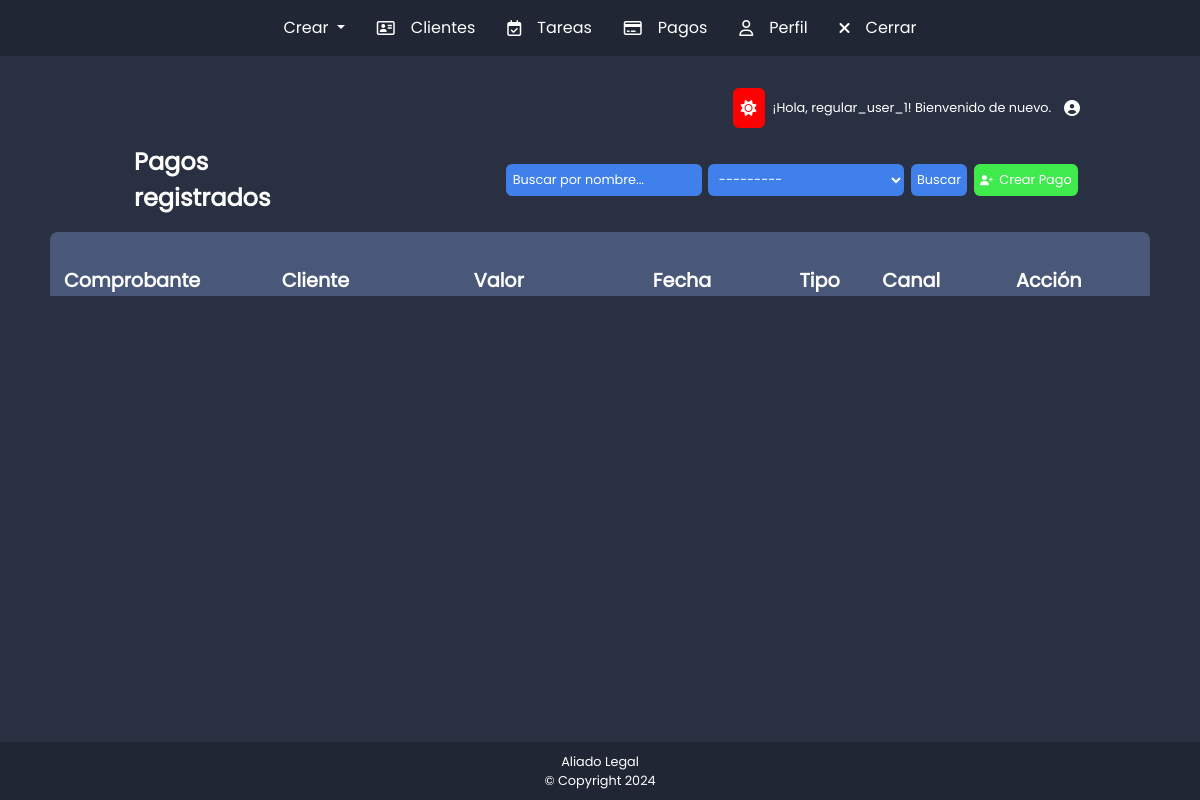
Before: /pagos/pagos (signed in) with the older database file.
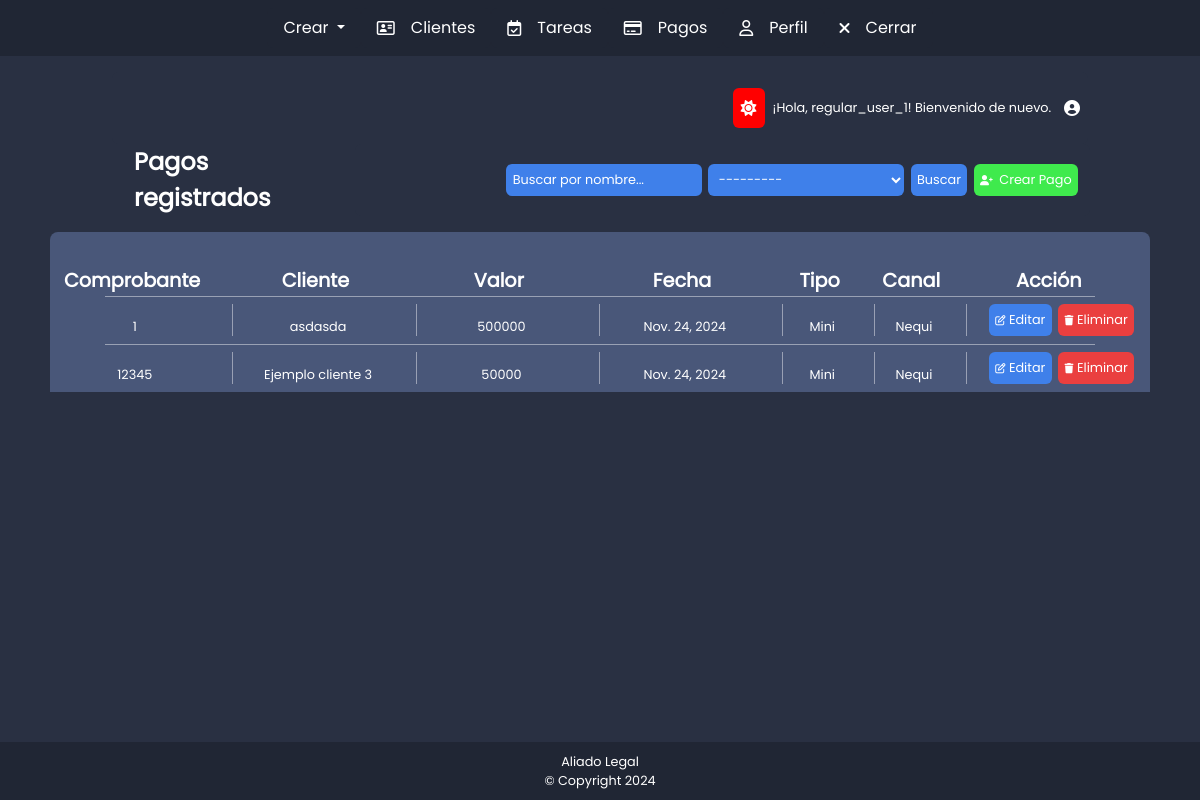
After: the same page with the newer database file.
### payments/models.py (models this page shows, shortened)
class Payments(models.Model):
    comprobante = models.IntegerField()  # comprobante
    cliente = models.ForeignKey(Cliente, related_name='paymets', on_delete=models.CASCADE)
    valor_pago = models.IntegerField()  # Valor del pago en número entero
    fecha_pago = models.DateField()  # Fecha del pago
    TIPO_VENTA_CHOICES = [
        ('mini', 'Mini'),
        ('nueva', 'Nueva'),
        ('cuota', 'Cuota'),
    ]
    tipo_venta = models.CharField(max_length=5, choices=TIPO_VENTA_CHOICES)
    CANAL_PAGO_CHOICES = [
        ('nequi', 'Nequi'),
        ('efectivo', 'Efectivo'),
        ('transferencia', 'Transferencia Bancaria'),
    ]
    canal_pago = models.CharField(max_length=15, choices=CANAL_PAGO_CHOICES)

### clients/models.py (models this page shows, shortened)
class Cliente(models.Model):
    nombres = models.CharField(max_length=255)
    telefono = models.CharField(max_length=15)
    abogado = models.ForeignKey(User, related_name='clientes', on_delete=models.CASCADE)

### payments/views.py (the view)
# urls.py: path('pagos', views.listar_pagos, name='listar_pagos'),
@login_required
def listar_pagos(request):
    if request.user.groups.filter(name='Moderador').exists():
        pagos = Payments.objects.all()
        es_moderador = True
    else:
        clientes_abogado = Cliente.objects.filter(abogado=request.user)
        pagos = Payments.objects.filter(cliente__in=clientes_abogado)
        es_moderador = False
    form = PaymentSearchForm(request.GET, user=request.user)  # Asegúrate de pasar el usuario )
    if form.is_valid():
        cliente_nombre = form.cleaned_data.get('cliente_nombre')  # Filtro por nombre del cliente
        abogado = form.cleaned_data.get('abogado')  # Filtro por abogado (solo moderadores)
        if cliente_nombre:
            pagos = pagos.filter(cliente__nombres__icontains=cliente_nombre)
        if es_moderador and abogado:
            pagos = pagos.filter(cliente__abogado=abogado)
    return render(request, 'listar_pagos.html', {
        'pagos': pagos,  # Lista filtrada de pagos
        'form': form  # Formulario de búsqueda
    })

### payments/forms.py
class PaymentSearchForm(forms.Form):
    abogado = forms.ModelChoiceField(
        queryset=User.objects.none(),
        required=False,
        widget=forms.Select(attrs={
            'class': 'inputBuscarPago'
        })
    )
    cliente_nombre = forms.CharField(
        max_length=100,
        required=False,
        widget=forms.TextInput(attrs={
            'class': 'inputBuscarPago',
            'placeholder': 'Buscar por nombre...'  # Placeholder agregado
        })
    )
    def __init__(self, *args, **kwargs):
        self.user = kwargs.pop('user', None)
        super().__init__(*args, **kwargs)  # Llamar al constructor base de Form
        if self.user:
            if self.user.groups.filter(name='Moderador').exists():
                self.fields['abogado'].queryset = User.objects.filter(groups__name='Usuario Regular')
            elif self.user.groups.filter(name='Usuario Regular').exists():
                self.fields['abogado'].queryset = User.objects.filter(id=self.user.id)

### tariffing/context_processor.py (called while the page is built)
def is_moderator(request):
    if request.user.is_authenticated:
        return {'is_moderator': request.user.groups.filter(name='Moderador').exists()}
    return {'is_moderator': False}

### payments/templates/listar_pagos.html (shortened to what the changed rows need)
{% extends 'base.html' %}
{% load static %}
{% block content %}
<link rel="stylesheet" href="{% static 'listar_pagos222.css' %}">
{% if is_moderator %}
    <div class="row testteste mt-3">
        <div class="col-11">
            <div class="row tablaTitulosClientes">
                <div class="col-2 divtitulosTablasClientes">
                    <p class="titulosTabla">Abogado Asociado</p>
                </div>
                <div class="col-2 divtitulosTablasClientes">
                    <p class="titulosTabla">Comprobante</p>
                </div>
                <div class="col-2 divtitulosTablasClientes">
                    <p class="titulosTabla">Cliente</p>
                </div>
                <div class="col-1 divtitulosTablasClientes">
                    <p class="titulosTabla">Valor</p>
                </div>
                <div class="col-1 divtitulosTablasClientes">
                    <p class="titulosTabla">Fecha</p>
                </div>
                <div class="col-1 divtitulosTablasClientes">
                    <p class="titulosTabla">Tipo</p>
                </div>
                <div class="col-1 divtitulosTablasClientes">
                    <p class="titulosTabla">Canal</p>
                </div>
                <div class="col-2 divtitulosTablasClientes">
                    <p class="titulosTabla">Acción</p>
                </div>
            </div>
        </div>
    </div>
    {% for pago in pagos %}
    <div class="row testteste">
        <div class="col-11">
            <div class="row tablaDatosClientes">
                <div class="col-2 divdatosClientesT">
                    <p class="datosCliente">{{ pago.cliente.abogado.username }}</p>
                </div>
                <div class="col-2 divdatosClientesT">
                    <p class="datosCliente">{{ pago.comprobante }}</p>
                </div>
                <div class="col-2 divdatosClientesT">
                    <p class="datosCliente">{{ pago.cliente.nombres }}</p>
                </div>
                <div class="col-1 divdatosClientesT">
                    <p class="datosCliente">{{ pago.valor_pago }}</p>
                </div>
                <div class="col-1 divdatosClientesT">
                    <p class="datosCliente">{{ pago.fecha_pago }}</p>
                </div>
                <div class="col-1 divdatosClientesT ">
                    <p class="datosCliente">{{ pago.get_tipo_venta_display }}</p>
                </div>
                <div class="col-1 divdatosClientesT">
                    <p class="datosCliente">{{ pago.get_canal_pago_display }}</p>
                </div>
                <div class="col-2 divtitulosTablasClientes">
                    <a href="{% url 'payments:editar_pago' pago.id %}">
                        <button class="botonEditar">
                            <i class="fa-regular fa-pen-to-square"></i>
                            Editar
                        </button>
                    </a>
                    <a href="{% url 'payments:borrar_pago' pago.id %}">
                        <button class="botonEliminar">
                            <i class="fa-solid fa-trash"></i>
                            Eliminar
                        </button>
                    </a>
                </div>
            </div>
        </div>
    </div>
    {% endfor %}
    {% if messages %}
        <div class="messages">
            {% for message in messages %}
                <div class="alert alert-danger">{{ message }}</div>
            {% endfor %}
        </div>
    {% endif %}
{% else %}
    {% for pago in pagos %}
    <div class="row testteste">
        <div class="col-11">
            <div class="row tablaDatosClientes">
                <div class="col-2 divdatosClientesT">
                    <p class="datosCliente">{{ pago.comprobante }}</p>
                </div>
                <div class="col-2 divdatosClientesT">
                    <p class="datosCliente">{{ pago.cliente.nombres }}</p>
                </div>
                <div class="col-2 divdatosClientesT">
                    <p class="datosCliente">{{ pago.valor_pago }}</p>
                </div>
                <div class="col-2 divdatosClientesT">
                    <p class="datosCliente">{{ pago.fecha_pago }}</p>
                </div>
                <div class="col-1 divdatosClientesT ">
                    <p class="datosCliente">{{ pago.get_tipo_venta_display }}</p>
                </div>
                <div class="col-1 divdatosClientesT">
                    <p class="datosCliente">{{ pago.get_canal_pago_display }}</p>
                </div>
                <div class="col-2 divtitulosTablasClientes">
                    <a href="{% url 'payments:editar_pago' pago.id %}">
                        <button class="botonEditar">
                            <i class="fa-regular fa-pen-to-square"></i>
                            Editar
                        </button>
                    </a>
                    <a href="{% url 'payments:borrar_pago' pago.id %}">
                        <button class="botonEliminar">
                            <i class="fa-solid fa-trash"></i>
                            Eliminar
                        </button>
                    </a>
                </div>
            </div>
        </div>
    </div>
    {% endfor %}
{% endif %}
{% endblock %}

Changed rows visible on the page:
added Payments: comprobante "1", cliente.nombres "asdasda", valor_pago "500000", fecha_pago "Nov. 24, 2024", tipo_venta "Mini", canal_pago "Nequi"
added Payments: comprobante "12345", cliente.nombres "Ejemplo cliente 3", valor_pago "50000", fecha_pago "Nov. 24, 2024", tipo_venta "Mini", canal_pago "Nequi"
